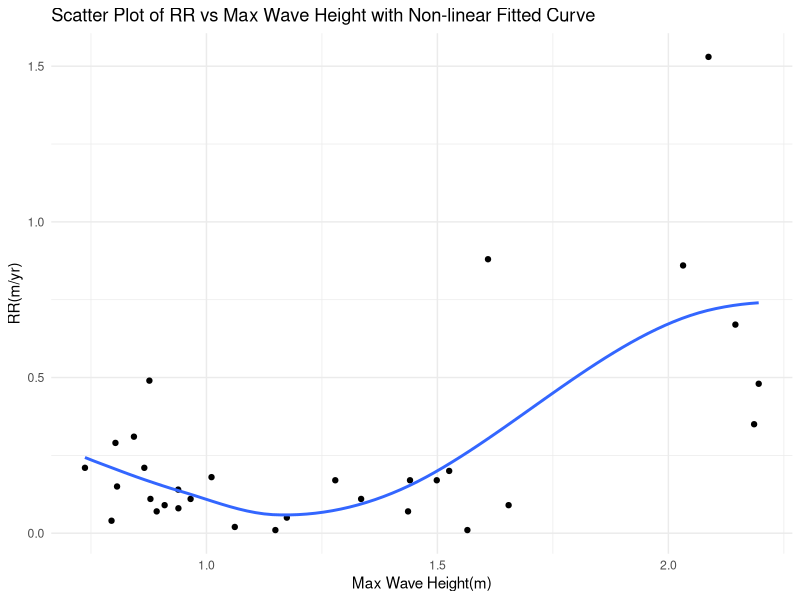
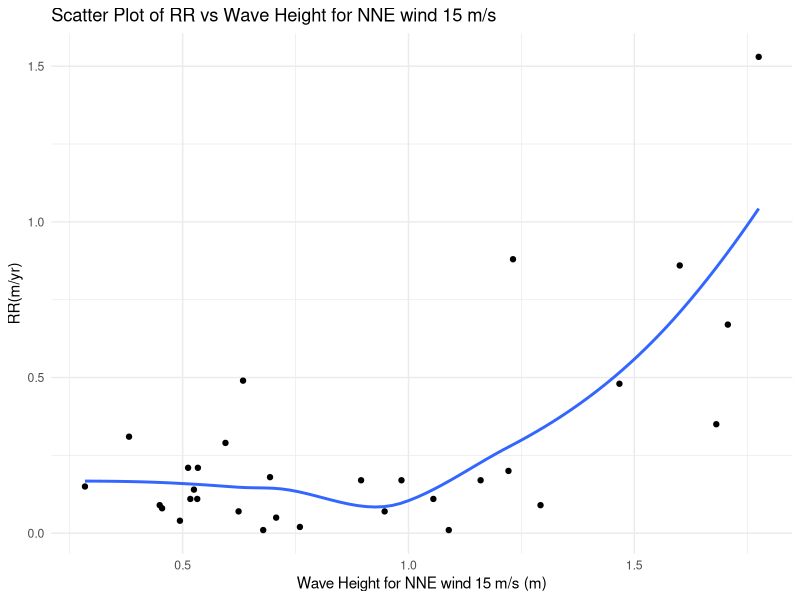
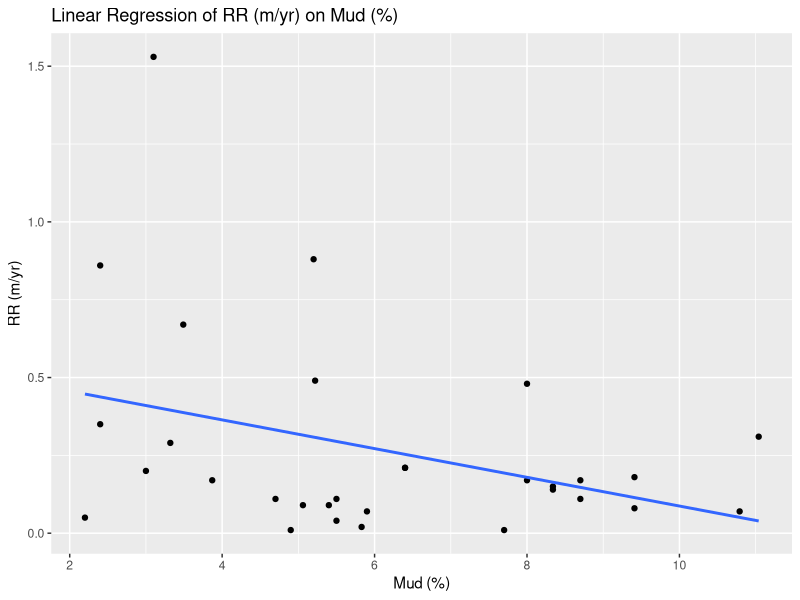

Write R code to recreate these figures, in order.
## ---- chunk 1
knitr::opts_chunk$set(echo = TRUE)
## ---- chunk 2
library(ggplot2)
library(tidyverse)
## ---- chunk 3
erosion<-read.csv("erosion.csv")
## ---- chunk 4
sel<-erosion%>%
  select(Bluff,RR..m.yr.,Wave.Height.for.NNE.wind.15.m.s..m.,Max.Wave.Height..m.)%>%
  slice(-c(3, 11, 14, 32))
## ---- chunk 5
eda <- read.csv("report.csv")

ggplot(eda, aes(x = MaxWave, y = RR)) +
  geom_point() +
  geom_smooth(method = "loess", se = FALSE) +  # Adds a LOESS curve (local polynomial regression fitting)
  labs(title = "Scatter Plot of RR vs Max Wave Height with Non-linear Fitted Curve",
       x = "Max Wave Height(m)",
       y = "RR(m/yr)") +
  theme_minimal()
## ---- chunk 6
ggplot(eda, aes(x = WaveHeight15, y = RR)) +
  geom_point() +
   geom_smooth(method = "loess", se = FALSE) + 
  labs(title = "Scatter Plot of RR vs Wave Height for NNE wind 15 m/s",
       x = "Wave Height for NNE wind 15 m/s (m)",
       y = "RR(m/yr)") +
  theme_minimal()
## ---- chunk 7
library(readr)
data <- read_csv("erosion.csv")
names(data) <- gsub(" ", "_", names(data))
names(data) <- gsub("\\(", "", names(data))
names(data) <- gsub("\\)", "", names(data))
names(data) <- gsub("/", "_per_", names(data))
names(data) <- gsub("%", "percent", names(data))
if ("RR (m/yr)" %in% names(data)) {
  names(data)[names(data) == "RR (m/yr)"] <- "RR_m_per_yr"
}
predictors <- setdiff(names(data), c("Bluff", "RR_m_per_yr"))
target <- "RR_m_per_yr"
model_formula <- as.formula(paste(target, "~", paste(predictors, collapse = " + ")))
model <- lm(model_formula, data = data)
summary(model)
predictions <- predict(model, data)
mse <- mean((data[[target]] - predictions)^2)
rsquared <- summary(model)$r.squared
cat("Mean Squared Error (MSE):", mse, "\n")
cat("R-squared:", rsquared, "\n")


## ---- chunk 8
data <- read.csv("erosion.csv")  
model <- lm(`RR..m.yr.` ~ `Mud....`, data = data)
print(model)
ggplot(data, aes(x = `Mud....`, y = `RR..m.yr.`)) +
  geom_point() +
  geom_smooth(method = "lm", se = FALSE) +  
  labs(title = "Linear Regression of RR (m/yr) on Mud (%)",
       x = "Mud (%)",
       y = "RR (m/yr)")

